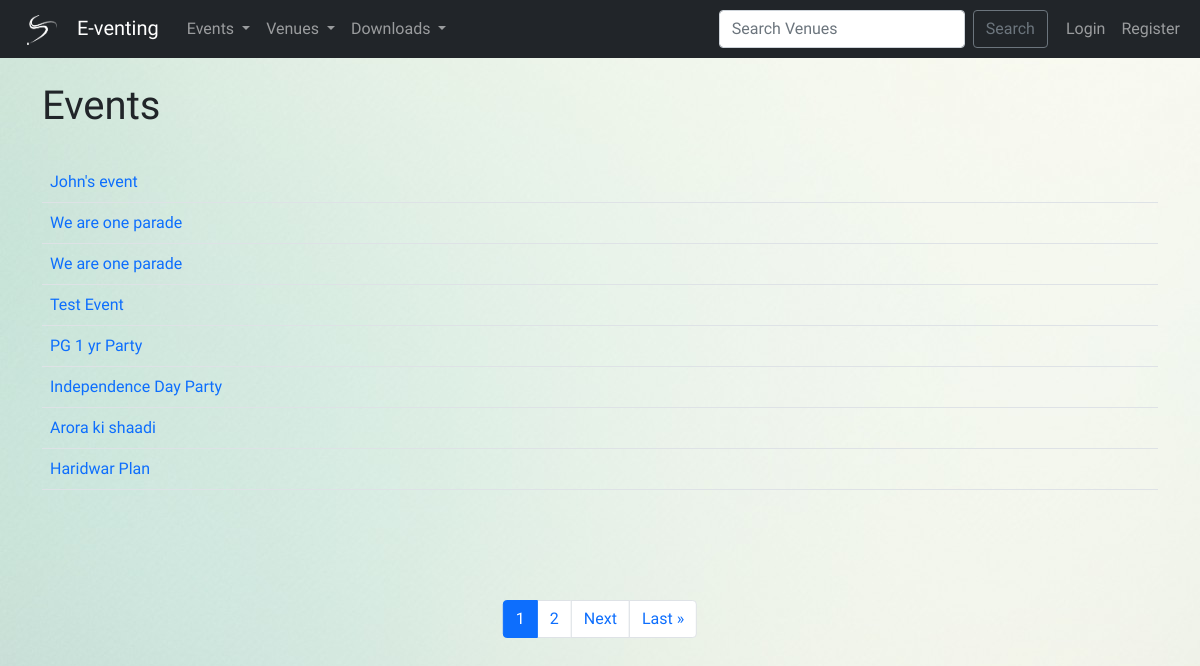
The app's page /events with its own data.
### events/models.py (models this page shows, shortened)
class Event(models.Model):
    name = models.CharField('Event Name', max_length=120)
    event_date = models.DateTimeField('Event Date')
    venue = models.ForeignKey(Venue, blank=True, null=True, on_delete=models.CASCADE)
    manager = models.ForeignKey(User, blank=True, null=True, on_delete=models.SET_NULL,related_name='manager')
    description = models.TextField(blank=True)
    attendees = models.ManyToManyField(Attendee, blank=True)
    approved = models.BooleanField(default=False)
    def __str__(self):
        return self.name
    @property
    def Is_past(self):
        today = date.today()
        if self.event_date.date() > today:
            occurred = 'Future'
        else:
            occurred = 'Past'
        return occurred

### events/views.py (the view)
# urls.py: path('events', views.all_events, name='list-events'),
def all_events(request):
    p = Paginator(Event.objects.filter(approved=True).order_by('-event_date'), 8)
    page = request.GET.get('page')
    event_list = p.get_page(page)
    nums = 'a'*event_list.paginator.num_pages
    return render(request, 'events/event_list.html', {
        'event_list': event_list,
        'nums':nums
    })

### events/templates/events/event_list.html (shortened to what this page needs)
{% extends 'events/base.html' %}
{% block content %}
    <h1>Events</h1>
    <br>
    <table class="table table-hover">
        {% for event in event_list %}
            <tr>
                <td>
                    <a href="{% url 'show-event' event.id%}" style="text-decoration: none;">
                        {% if event.Is_past == 'Past' %}
                            <del>{{event}}</del>
                        {% else %}
                            {{event}}
                        {% endif %}
                    </a>
                </td>
                {%if user.is_authenticated and user == event.manager %}
                <td align='right'>
                    <a href="{% url 'update-event' event.id%}" class="btn btn-outline-secondary btn-sm">Update</a>
                    <a href="{% url 'delete-event' event.id%}" class="btn btn-outline-danger btn-sm">Delete</a>
                </td>
                {% else %}
                    <td align='right'/>
                {% endif %}
            </tr>
        {% endfor %}
    </table>
    <div style="position: absolute;top: 75%;left: 50%;transform: translateX(-50%);">
        <nav aria-label="Page navigation example">
            <ul class="pagination justify-content-center">
            {% for i in nums %}
                {% if forloop.counter == event_list.number %}
                    <li class="page-item active"><a class="page-link" href="?page={{forloop.counter}}">{{ forloop.counter}}</a></li>
                {% else %}
                    <li class="page-item"><a class="page-link" href="?page={{forloop.counter}}">{{ forloop.counter}}</a></li>
                {% endif %}
            {% endfor %}
            {% if event_list.has_next %}
                <li class="page-item"><a class="page-link" href="?page={{event_list.next_page_number}}">Next</a></li>
                <li class="page-item"><a class="page-link" href="?page={{event_list.paginator.num_pages}}">Last &raquo</a></li>
            {% endif %}
            </ul>
        </nav>
    </div>
    <br><br>
{% endblock %}

### events/static/events/style.css (style rules this page uses)
body { background: url("images/bg.jpg") no-repeat fixed; }

### records on screen
Event: name "John's event"
Event: name "We are one parade"
Event: name "We are one parade"
Event: name "Test Event"
Event: name "PG 1 yr Party"
Event: name "Independence Day Party"
Event: name "Arora ki shaadi"
Event: name "Haridwar Plan"
